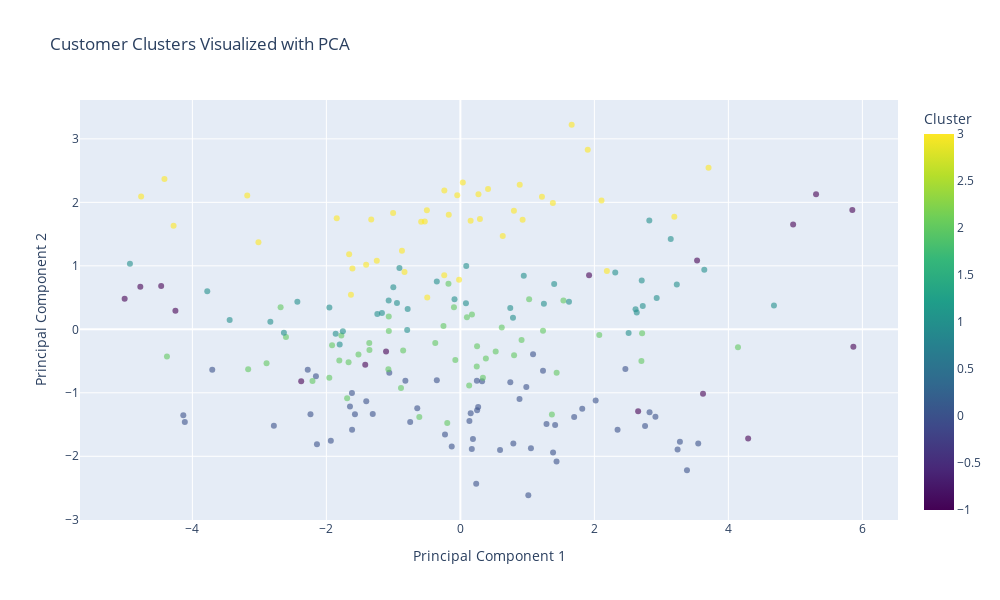

Notebook code cell kept with this figure:
### Code cell
# Create interactive scatter plot
fig = px.scatter(principal_components, 
                 x=principal_components[:, 0], 
                 y=principal_components[:, 1], 
                 color=clusters_dbscan,
                 color_continuous_scale='viridis',
                 opacity=0.6,
                 title='Customer Clusters Visualized with PCA',
                 width=1000,
                 height=600)

# Update layout and axis labels
fig.update_layout(
    xaxis_title='Principal Component 1',
    yaxis_title='Principal Component 2',
    coloraxis_colorbar=dict(title='Cluster')
)

fig.show()

### Figure 1 — Plotly figure (JSON) as saved in the notebook; plotly's stock layout.template omitted (floating-point values rounded to 4 significant figures; data arrays with more than 128 entries replaced by an {"elided": "..."} marker saying what was removed)
{"data": [{"hovertemplate": "x=%{x}<br>y=%{y}<br>color=%{marker.color}<extra></extra>", "legendgroup": "", "marker": {"color": {"elided": "200 int values"}, "coloraxis": "coloraxis", "opacity": 0.6, "symbol": "circle"}, "mode": "markers", "name": "", "orientation": "v", "showlegend": false, "type": "scatter", "x": {"elided": "200 float values"}, "xaxis": "x", "y": {"elided": "200 float values"}, "yaxis": "y"}], "layout": {"coloraxis": {"colorbar": {"title": {"text": "Cluster"}}, "colorscale": [[0, "#440154"], [0.1111, "#482878"], [0.2222, "#3e4989"], [0.3333, "#31688e"], [0.4444, "#26828e"], [0.5556, "#1f9e89"], [0.6667, "#35b779"], [0.7778, "#6ece58"], [0.8889, "#b5de2b"], [1, "#fde725"]]}, "height": 600, "legend": {"tracegroupgap": 0}, "title": {"text": "Customer Clusters Visualized with PCA"}, "width": 1000, "xaxis": {"anchor": "y", "autorange": true, "domain": [0, 1], "range": [-5.678, 6.532], "title": {"text": "Principal Component 1"}, "type": "linear"}, "yaxis": {"anchor": "x", "autorange": true, "domain": [0, 1], "range": [-3.004, 3.612], "title": {"text": "Principal Component 2"}, "type": "linear"}}}
